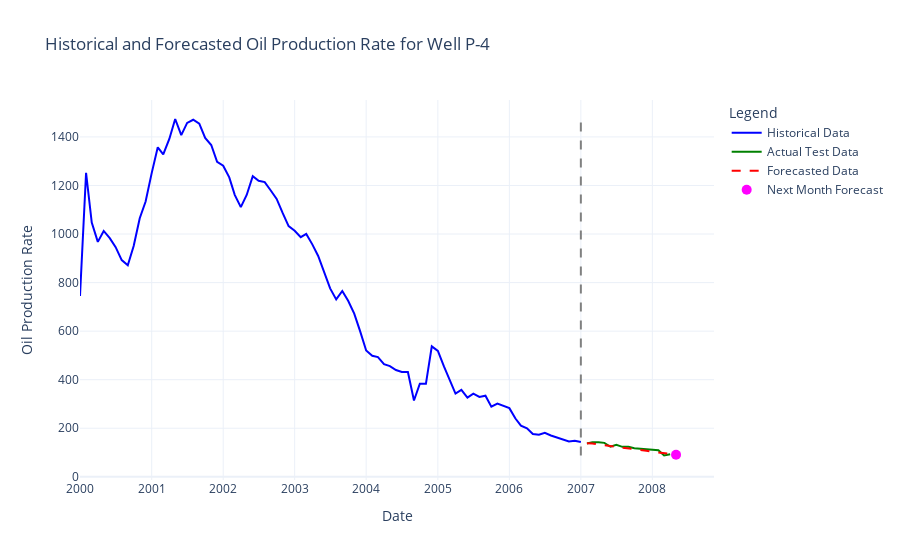

Here is the notebook cell this chart was saved with:
### Code cell
import plotly.graph_objects as go

# Create a figure
fig = go.Figure()

# Plot Historical Data
fig.add_trace(go.Scatter(x=train_dates, y=train, mode='lines', name='Historical Data', line=dict(color='blue')))

# Plot Actual Test Data
fig.add_trace(go.Scatter(x=test_dates, y=test, mode='lines', name='Actual Test Data', line=dict(color='green')))

# Plot Forecasted Data
fig.add_trace(go.Scatter(x=test_dates, y=predictions, mode='lines', name='Forecasted Data', line=dict(color='red', dash='dash')))

# Add vertical line for the Start of Forecast
fig.add_shape(
    type='line', 
    y0=min(min(train), min(test), min(predictions)), 
    y1=max(max(train), max(test), max(predictions)),
    x0=train_dates.iloc[-1], 
    x1=train_dates.iloc[-1], 
    line=dict(color='gray', dash='dash')
)

# Add point for the Next Month Forecast
from pandas.tseries.offsets import DateOffset

next_forecast_date = test_dates.iloc[-1] + DateOffset(months=1)

fig.add_trace(go.Scatter(x=[next_forecast_date], y=[forecast.iloc[0]], mode='markers', marker=dict(color='magenta', size=10), name='Next Month Forecast'))

fig.update_layout(title="Historical and Forecasted Oil Production Rate for Well P-4",
                  xaxis_title="Date",
                  yaxis_title="Oil Production Rate",
                  legend_title="Legend",
                  template="plotly_white",
                  xaxis=dict(showgrid=True),
                  yaxis=dict(showgrid=True))

# Show the figure
fig.show()

### Figure 1 — Plotly figure (JSON) as saved in the notebook; plotly's stock layout.template omitted (floating-point values rounded to 4 significant figures)
{"data": [{"line": {"color": "blue"}, "mode": "lines", "name": "Historical Data", "type": "scatter", "x": ["2000-01-01T00:00:00", "2000-02-01T00:00:00", "2000-03-01T00:00:00", "2000-04-01T00:00:00", "2000-05-01T00:00:00", "2000-06-01T00:00:00", "2000-07-01T00:00:00", "2000-08-01T00:00:00", "2000-09-01T00:00:00", "2000-10-01T00:00:00", "2000-11-01T00:00:00", "2000-12-01T00:00:00", "2001-01-01T00:00:00", "2001-02-01T00:00:00", "2001-03-01T00:00:00", "2001-04-01T00:00:00", "2001-05-01T00:00:00", "2001-06-01T00:00:00", "2001-07-01T00:00:00", "2001-08-01T00:00:00", "2001-09-01T00:00:00", "2001-10-01T00:00:00", "2001-11-01T00:00:00", "2001-12-01T00:00:00", "2002-01-01T00:00:00", "2002-02-01T00:00:00", "2002-03-01T00:00:00", "2002-04-01T00:00:00", "2002-05-01T00:00:00", "2002-06-01T00:00:00", "2002-07-01T00:00:00", "2002-08-01T00:00:00", "2002-09-01T00:00:00", "2002-10-01T00:00:00", "2002-11-01T00:00:00", "2002-12-01T00:00:00", "2003-01-01T00:00:00", "2003-02-01T00:00:00", "2003-03-01T00:00:00", "2003-04-01T00:00:00", "2003-05-01T00:00:00", "2003-06-01T00:00:00", "2003-07-01T00:00:00", "2003-08-01T00:00:00", "2003-09-01T00:00:00", "2003-10-01T00:00:00", "2003-11-01T00:00:00", "2003-12-01T00:00:00", "2004-01-01T00:00:00", "2004-02-01T00:00:00", "2004-03-01T00:00:00", "2004-04-01T00:00:00", "2004-05-01T00:00:00", "2004-06-01T00:00:00", "2004-07-01T00:00:00", "2004-08-01T00:00:00", "2004-09-01T00:00:00", "2004-10-01T00:00:00", "2004-11-01T00:00:00", "2004-12-01T00:00:00", "2005-01-01T00:00:00", "2005-02-01T00:00:00", "2005-03-01T00:00:00", "2005-04-01T00:00:00", "2005-05-01T00:00:00", "2005-06-01T00:00:00", "2005-07-01T00:00:00", "2005-08-01T00:00:00", "2005-09-01T00:00:00", "2005-10-01T00:00:00", "2005-11-01T00:00:00", "2005-12-01T00:00:00", "2006-01-01T00:00:00", "2006-02-01T00:00:00", "2006-03-01T00:00:00", "2006-04-01T00:00:00", "2006-05-01T00:00:00", "2006-06-01T00:00:00", "2006-07-01T00:00:00", "2006-08-01T00:00:00", "2006-09-01T00:00:00", "2006-10-01T00:00:00", "2006-11-01T00:00:00", "2006-12-01T00:00:00", "2007-01-01T00:00:00"], "y": [744.6, 1252.0, 1047.0, 967.6, 1013.0, 983.2, 945.9, 892.6, 871.2, 950.8, 1065.0, 1134.0, 1251.0, 1357.0, 1328.0, 1392.0, 1474.0, 1407.0, 1458.0, 1471.0, 1455.0, 1396.0, 1367.0, 1297.0, 1281.0, 1233.0, 1161.0, 1111.0, 1161.0, 1238.0, 1219.0, 1214.0, 1179.0, 1144.0, 1086.0, 1032.0, 1014.0, 987.0, 1000.0, 957.5, 909.4, 845.5, 776.2, 730.9, 765.3, 725.3, 672.0, 600.0, 520.1, 498.7, 493.2, 463.9, 455.7, 439.6, 431.5, 431.4, 314.2, 383.2, 383.1, 537.2, 518.5, 454.5, 401.2, 342.6, 358.4, 326.3, 342.1, 328.7, 333.9, 288.6, 301.7, 291.0, 282.9, 240.2, 210.8, 200.0, 175.9, 173.1, 181.0, 170.2, 162.1, 154.0, 145.9, 148.4, 143.0]}, {"line": {"color": "green"}, "mode": "lines", "name": "Actual Test Data", "type": "scatter", "x": ["2007-02-01T00:00:00", "2007-03-01T00:00:00", "2007-04-01T00:00:00", "2007-05-01T00:00:00", "2007-06-01T00:00:00", "2007-07-01T00:00:00", "2007-08-01T00:00:00", "2007-09-01T00:00:00", "2007-10-01T00:00:00", "2007-11-01T00:00:00", "2007-12-01T00:00:00", "2008-01-01T00:00:00", "2008-02-01T00:00:00", "2008-03-01T00:00:00", "2008-04-01T00:00:00"], "y": [137.5, 142.7, 142.5, 139.8, 123.7, 131.5, 123.4, 123.3, 117.8, 115.0, 114.9, 112.1, 109.3, 87.89, 93.07]}, {"line": {"color": "red", "dash": "dash"}, "mode": "lines", "name": "Forecasted Data", "type": "scatter", "x": ["2007-02-01T00:00:00", "2007-03-01T00:00:00", "2007-04-01T00:00:00", "2007-05-01T00:00:00", "2007-06-01T00:00:00", "2007-07-01T00:00:00", "2007-08-01T00:00:00", "2007-09-01T00:00:00", "2007-10-01T00:00:00", "2007-11-01T00:00:00", "2007-12-01T00:00:00", "2008-01-01T00:00:00", "2008-02-01T00:00:00", "2008-03-01T00:00:00", "2008-04-01T00:00:00"], "y": [138.3, 137.5, 132.9, 129.4, 127.1, 123.2, 119.9, 117.1, 113.5, 110.3, 107.1, 103.7, 100.5, 97.32, 94.0]}, {"marker": {"color": "magenta", "size": 10}, "mode": "markers", "name": "Next Month Forecast", "type": "scatter", "x": ["2008-05-01T00:00:00"], "y": [90.77]}], "layout": {"legend": {"title": {"text": "Legend"}}, "shapes": [{"line": {"color": "gray", "dash": "dash"}, "type": "line", "x0": "2007-01-01T00:00:00", "x1": "2007-01-01T00:00:00", "y0": 87.89, "y1": 1474.0}], "title": {"text": "Historical and Forecasted Oil Production Rate for Well P-4"}, "xaxis": {"showgrid": true, "title": {"text": "Date"}}, "yaxis": {"showgrid": true, "title": {"text": "Oil Production Rate"}}}}
